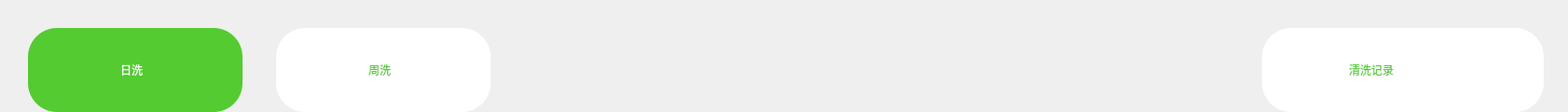
                 <widget class="QWidget" name="widget_53" native="true">
                  <layout class="QHBoxLayout" name="horizontalLayout_59">
                   <property name="spacing">
                    <number>36</number>
                   </property>
                   <property name="leftMargin">
                    <number>30</number>
                   </property>
                   <property name="topMargin">
                    <number>30</number>
                   </property>
                   <property name="rightMargin">
                    <number>26</number>
                   </property>
                   <property name="bottomMargin">
                    <number>0</number>
                   </property>
                   <item>
                    <widget class="QWidget" name="wbtn_clean_day" native="true">
                     <property name="minimumSize">
                      <size>
                       <width>230</width>
                       <height>90</height>
                      </size>
                     </property>
                     <property name="maximumSize">
                      <size>
                       <width>230</width>
                       <height>90</height>
                      </size>
                     </property>
                     <property name="styleSheet">
                      <string notr="true">QWidget#wbtn_clean_day{
	background-color:rgb(83, 203, 49);
	border-radius:31px;

}</string>
                     </property>
                     <layout class="QHBoxLayout" name="horizontalLayout_56">
                      <property name="spacing">
                       <number>30</number>
                      </property>
                      <property name="leftMargin">
                       <number>31</number>
                      </property>
                      <property name="topMargin">
                       <number>24</number>
                      </property>
                      <property name="bottomMargin">
                       <number>24</number>
                      </property>
                      <item>
                       <widget class="QLabel" name="icon_wbtn_clean_day">
                        <property name="minimumSize">
                         <size>
                          <width>38</width>
                          <height>42</height>
                         </size>
                        </property>
                        <property name="maximumSize">
                         <size>
                          <width>38</width>
                          <height>42</height>
                         </size>
                        </property>
                        <property name="styleSheet">
                         <string notr="true">border-image: url(:/icon/icon_clean_selected.png);</string>
                        </property>
                        <property name="text">
                         <string/>
                        </property>
                       </widget>
                      </item>
                      <item>
                       <widget class="QLabel" name="name_wbtn_clean_day">
                        <property name="styleSheet">
                         <string notr="true">	color:white;</string>
                        </property>
                        <property name="text">
                         <string>日洗</string>
                        </property>
                       </widget>
                      </item>
                     </layout>
                    </widget>
                   </item>
                   <item>
                    <widget class="QWidget" name="wbtn_clean_week" native="true">
                     <property name="minimumSize">
                      <size>
                       <width>230</width>
                       <height>90</height>
                      </size>
                     </property>
                     <property name="maximumSize">
                      <size>
                       <width>230</width>
                       <height>90</height>
                      </size>
                     </property>
                     <property name="styleSheet">
                      <string notr="true">QWidget#wbtn_clean_week{
	background-color:white;
	border-radius:31px;

}</string>
                     </property>
                     <layout class="QHBoxLayout" name="horizontalLayout_57">
                      <property name="spacing">
                       <number>30</number>
                      </property>
                      <property name="leftMargin">
                       <number>31</number>
                      </property>
                      <property name="topMargin">
                       <number>24</number>
                      </property>
                      <property name="bottomMargin">
                       <number>24</number>
                      </property>
                      <item>
                       <widget class="QLabel" name="icon_wbtn_clean_week">
                        <property name="minimumSize">
                         <size>
                          <width>38</width>
                          <height>42</height>
                         </size>
                        </property>
                        <property name="maximumSize">
                         <size>
                          <width>38</width>
                          <height>42</height>
                         </size>
                        </property>
                        <property name="styleSheet">
                         <string notr="true">border-image: url(:/icon/icon_clean_no_selected.png);</string>
                        </property>
                        <property name="text">
                         <string/>
                        </property>
                       </widget>
                      </item>
                      <item>
                       <widget class="QLabel" name="name_wbtn_clean_week">
                        <property name="styleSheet">
                         <string notr="true">color:rgb(83, 203, 49);</string>
                        </property>
                        <property name="text">
                         <string>周洗</string>
                        </property>
                       </widget>
                      </item>
                     </layout>
                    </widget>
                   </item>
                   <item>
                    <spacer name="horizontalSpacer_2">
                     <property name="orientation">
                      <enum>Qt::Horizontal</enum>
                     </property>
                     <property name="sizeHint" stdset="0">
                      <size>
                       <width>791</width>
                       <height>20</height>
                      </size>
                     </property>
                    </spacer>
                   </item>
                   <item>
                    <widget class="QWidget" name="wbtn_clean_record" native="true">
                     <property name="minimumSize">
                      <size>
                       <width>302</width>
                       <height>90</height>
                      </size>
                     </property>
                     <property name="maximumSize">
                      <size>
                       <width>302</width>
                       <height>90</height>
                      </size>
                     </property>
                     <property name="styleSheet">
                      <string notr="true">QWidget#wbtn_clean_record{
	background-color:white;
	border-radius:31px;

}</string>
                     </property>
                     <layout class="QHBoxLayout" name="horizontalLayout_58">
                      <property name="spacing">
                       <number>20</number>
                      </property>
                      <property name="leftMargin">
                       <number>31</number>
                      </property>
                      <property name="topMargin">
                       <number>24</number>
                      </property>
                      <property name="bottomMargin">
                       <number>24</number>
                      </property>
                      <item>
                       <widget class="QLabel" name="icon_wbtn_clean_record">
                        <property name="minimumSize">
                         <size>
                          <width>38</width>
                          <height>42</height>
                         </size>
                        </property>
                        <property name="maximumSize">
                         <size>
                          <width>42</width>
                          <height>42</height>
                         </size>
                        </property>
                        <property name="styleSheet">
                         <string notr="true">border-image:url(:/icon/icon_clean_record_no_selected.png);</string>
                        </property>
                        <property name="text">
                         <string/>
                        </property>
                       </widget>
                      </item>
                      <item>
                       <widget class="QLabel" name="name_wbtn_clean_record">
                        <property name="styleSheet">
                         <string notr="true">color:rgb(83, 203, 49);</string>
                        </property>
                        <property name="text">
                         <string>清洗记录</string>
                        </property>
                       </widget>
                      </item>
                     </layout>
                    </widget>
                   </item>
                  </layout>
                 </widget>
